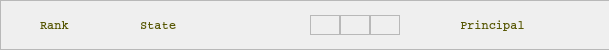
<?xml version="1.0" encoding="UTF-8"?>
<ui version="4.0">
 <class>myTaskItem</class>
 <widget class="QWidget" name="myTaskItem">
  <property name="geometry">
   <rect>
    <x>0</x>
    <y>0</y>
    <width>609</width>
    <height>50</height>
   </rect>
  </property>
  <property name="windowTitle">
   <string>Form</string>
  </property>
  <property name="styleSheet">
   <string notr="true"/>
  </property>
  <widget class="QFrame" name="bigFrame">
   <property name="geometry">
    <rect>
     <x>0</x>
     <y>0</y>
     <width>689</width>
     <height>50</height>
    </rect>
   </property>
   <property name="styleSheet">
    <string notr="true">border-image: url(:/CrowdSourcing/Resources/pictures/wood.jpg);</string>
   </property>
   <property name="frameShape">
    <enum>QFrame::StyledPanel</enum>
   </property>
   <property name="frameShadow">
    <enum>QFrame::Raised</enum>
   </property>
   <widget class="QFrame" name="frame">
    <property name="geometry">
     <rect>
      <x>310</x>
      <y>15</y>
      <width>90</width>
      <height>20</height>
     </rect>
    </property>
    <property name="styleSheet">
     <string notr="true">color: rgb(85, 85, 0);
border-image:transparent;</string>
    </property>
    <property name="frameShape">
     <enum>QFrame::StyledPanel</enum>
    </property>
    <property name="frameShadow">
     <enum>QFrame::Raised</enum>
    </property>
    <widget class="QFrame" name="fromPic">
     <property name="geometry">
      <rect>
       <x>0</x>
       <y>0</y>
       <width>30</width>
       <height>20</height>
      </rect>
     </property>
     <property name="styleSheet">
      <string notr="true">border-image: url(:/CrowdSourcing/Resources/pictures/Chi.png);</string>
     </property>
     <property name="frameShape">
      <enum>QFrame::StyledPanel</enum>
     </property>
     <property name="frameShadow">
      <enum>QFrame::Raised</enum>
     </property>
    </widget>
    <widget class="QFrame" name="fixPic">
     <property name="geometry">
      <rect>
       <x>30</x>
       <y>0</y>
       <width>30</width>
       <height>20</height>
      </rect>
     </property>
     <property name="styleSheet">
      <string notr="true">border-image: url(:/CrowdSourcing/Resources/pictures/right.png);</string>
     </property>
     <property name="frameShape">
      <enum>QFrame::StyledPanel</enum>
     </property>
     <property name="frameShadow">
      <enum>QFrame::Raised</enum>
     </property>
    </widget>
    <widget class="QFrame" name="toPic">
     <property name="geometry">
      <rect>
       <x>60</x>
       <y>0</y>
       <width>30</width>
       <height>20</height>
      </rect>
     </property>
     <property name="styleSheet">
      <string notr="true">border-image: url(:/CrowdSourcing/Resources/pictures/Fra.png);</string>
     </property>
     <property name="frameShape">
      <enum>QFrame::StyledPanel</enum>
     </property>
     <property name="frameShadow">
      <enum>QFrame::Raised</enum>
     </property>
    </widget>
   </widget>
   <widget class="QLabel" name="labelType">
    <property name="geometry">
     <rect>
      <x>460</x>
      <y>17</y>
      <width>211</width>
      <height>16</height>
     </rect>
    </property>
    <property name="font">
     <font>
      <family>Courier</family>
      <pointsize>9</pointsize>
      <weight>75</weight>
      <bold>true</bold>
     </font>
    </property>
    <property name="styleSheet">
     <string notr="true">color: rgb(85, 85, 0);
border-image:transparent;</string>
    </property>
    <property name="text">
     <string>Principal</string>
    </property>
   </widget>
   <widget class="QLabel" name="labelState">
    <property name="geometry">
     <rect>
      <x>140</x>
      <y>17</y>
      <width>151</width>
      <height>16</height>
     </rect>
    </property>
    <property name="font">
     <font>
      <family>Courier</family>
      <pointsize>9</pointsize>
      <weight>75</weight>
      <bold>true</bold>
     </font>
    </property>
    <property name="styleSheet">
     <string notr="true">color: rgb(85, 85, 0);
border-image:transparent;</string>
    </property>
    <property name="text">
     <string>State</string>
    </property>
   </widget>
   <widget class="QLabel" name="labelRank">
    <property name="geometry">
     <rect>
      <x>40</x>
      <y>17</y>
      <width>100</width>
      <height>16</height>
     </rect>
    </property>
    <property name="font">
     <font>
      <family>Courier</family>
      <pointsize>9</pointsize>
      <weight>75</weight>
      <bold>true</bold>
     </font>
    </property>
    <property name="styleSheet">
     <string notr="true">color: rgb(85, 85, 0);
background-image: transparent;</string>
    </property>
    <property name="text">
     <string>Rank</string>
    </property>
   </widget>
  </widget>
 </widget>
 <resources>
  <include location="CrowdSourcing.qrc"/>
 </resources>
 <connections/>
</ui>
